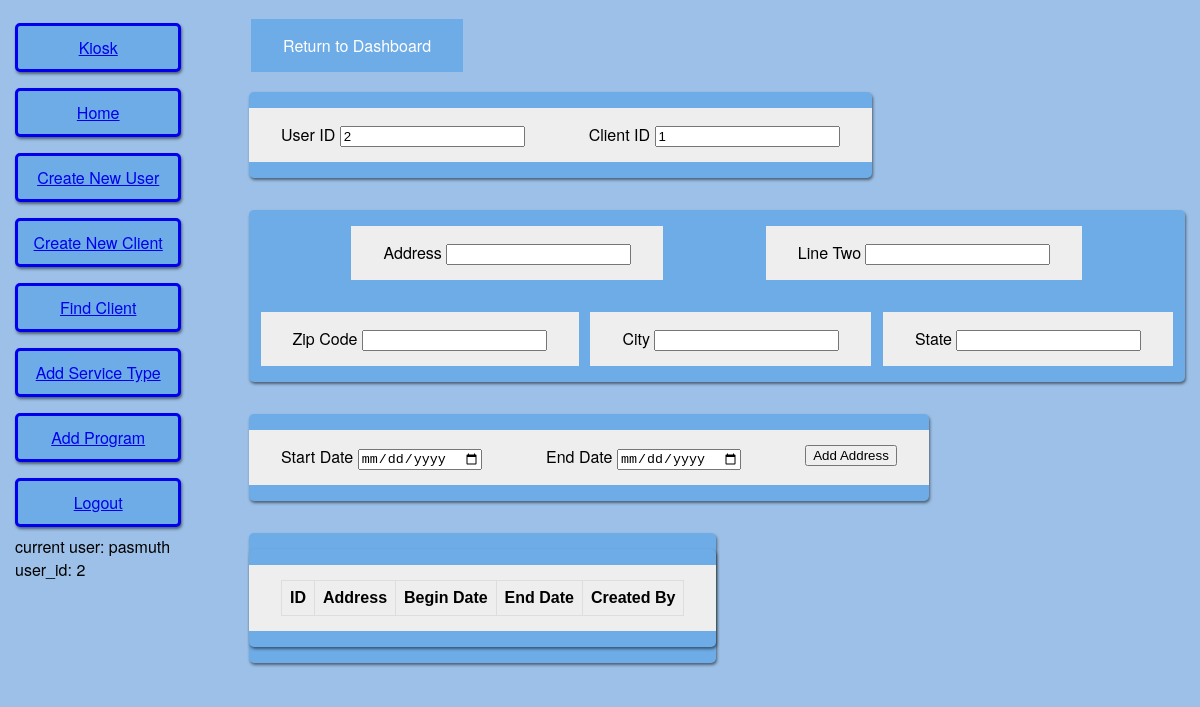
The app's page /add_address_1 (signed in), older data.
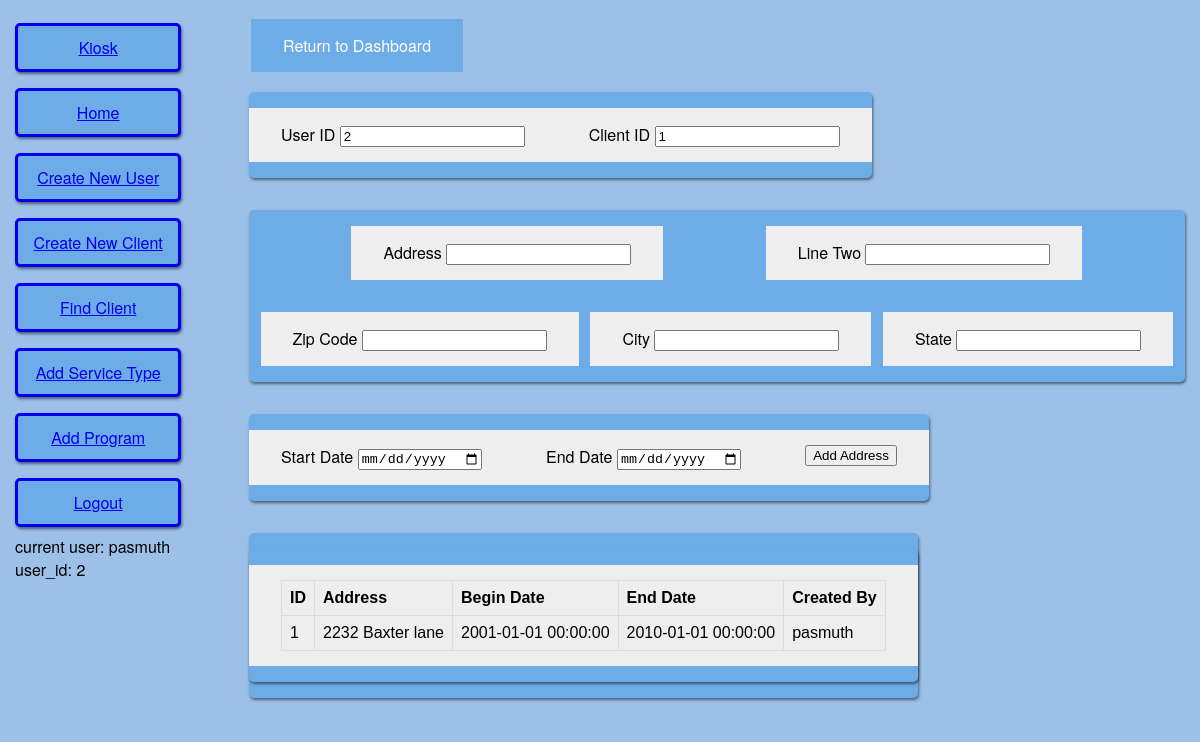
The same page, newer data.
### app/models.py (models this page shows, shortened)
class ClientAddress(db.Model):
	id = db.Column(db.Integer, primary_key = True)
	address = db.Column(db.String(50))
	address_2 = db.Column(db.String(50))
	city = db.Column(db.String(30))
	state = db.Column(db.String(30))
	zipcode = db.Column(db.String(5))
	start_date = db.Column(db.DateTime)
	end_date = db.Column(db.DateTime)
	client_id = db.Column(db.Integer, db.ForeignKey('client.id'))
	created_date = db.Column(db.DateTime, index = True, default = datetime.utcnow)
	created_by = db.Column(db.Integer, db.ForeignKey('user.id'))
	user = db.relationship('User', uselist = False)

class User(UserMixin, db.Model):
	id = db.Column(db.Integer, primary_key = True)
	username = db.Column(db.String(64), index = True, unique = True)
	email = db.Column(db.String(120), index = True, unique = True)
	password_hash = db.Column(db.String(128))

### app/routes.py (the view)
@app.route('/add_<record_type>', methods = ['GET','POST'])
def add_record(record_type):
	record_class = globals()[record_type]
	record_form = globals()['Create'+record_type]
	instance = record_form()
	records = record_class.query.all()
	if instance.validate_on_submit():
		instance.execute_transaction()
		return redirect(url_for('add_record', record_type = record_type))
	return render_template('add_record.html', title = instance.form_title, form = instance, data = records)

### app/forms.py (shortened to what this page needs)
class CreateClientAddress(FlaskForm):
	form_title = 'Add Address'
	created_by = IntegerField('User ID', validators = [DataRequired()])
	client_id = IntegerField('Client ID', validators = [DataRequired()])
	address = StringField('Address', validators = [DataRequired()])
	address_2 = StringField('Line Two', validators = [Optional()])
	zipcode = StringField('Zip Code', validators = [DataRequired()])
	city = StringField('City', validators = [DataRequired()])
	state = StringField('State', validators = [DataRequired()])
	start_date = DateField('Start Date', format = '%Y-%m-%d', validators = [DataRequired()])
	end_date = DateField('End Date', format = '%Y-%m-%d', validators = [DataRequired()])
	submit = SubmitField('Add Address')

### app/models.py (called while the page is built)
@login.user_loader
def load_user(id):
	return User.query.get(int(id))

### app/templates/add_address.html (shortened to what this page needs)
{% extends "base.html" %}
{% block content %}
<form action="" method="post">
   <div class="formFields readonly">
        <div class="formElement">
            {{ form.created_by.label }}
            {{ form.created_by(readonly=True) }}
        </div>
        <div class="formElement">
            {{ form.client_id.label }}
            {{ form.client_id(readonly=True) }}
        </div>
   </div>
   <div class="formFields">
        <div class="formElement">
            {{ form.address.label }}
            {{ form.address }}
        </div>
        <div class="formElement">
            {{ form.address_2.label }}
            {{ form.address_2 }}
        </div>
        <div class="formElement">
            {{ form.zipcode.label }}
            {{ form.zipcode }}
        </div>
        <div class="formElement">
            {{ form.city.label }}
            {{ form.city }}
        </div>
        <div class="formElement">
            {{ form.state.label }}
            {{ form.state }}
        </div>
   </div>
   <div class="formFields">
        <div class="formElement">
            {{ form.start_date.label }}
            {{ form.start_date }}
        </div>
        <div class="formElement">
            {{ form.end_date.label }}
            {{ form.end_date }}
        </div>
        <div class="formElement">
            {{ form.submit }}
        </div>
   </div>
</form>
<div class="formFields">
<div class="showRecord">
        <div class="formElement">
            <table>
                <tr>
                    <th>ID</th>
                    <th>Address</th>
                    <th>Begin Date</th>
                    <th>End Date</th>
                    <th>Created By</th>
                </tr>
                {% for d in data %}
                <tr>
                    <td>{{ d.id }}</td>
                    <td>{{ d.address }}</td>
                    <td>{{ d.start_date }}</td>
                    <td>{{ d.end_date }}</td>
                    <td>{{ d.user.username }}</td>
                </tr>
                {% endfor %}
            </table>
        </div>
    </div>
</div>
{% endblock %}

Row changes from the older to the newer data that the page shows:
added ClientAddress: id "1", address "2232 Baxter lane", start_date "2001-01-01 00:00:00", end_date "2010-01-01 00:00:00", user.username "pasmuth"
